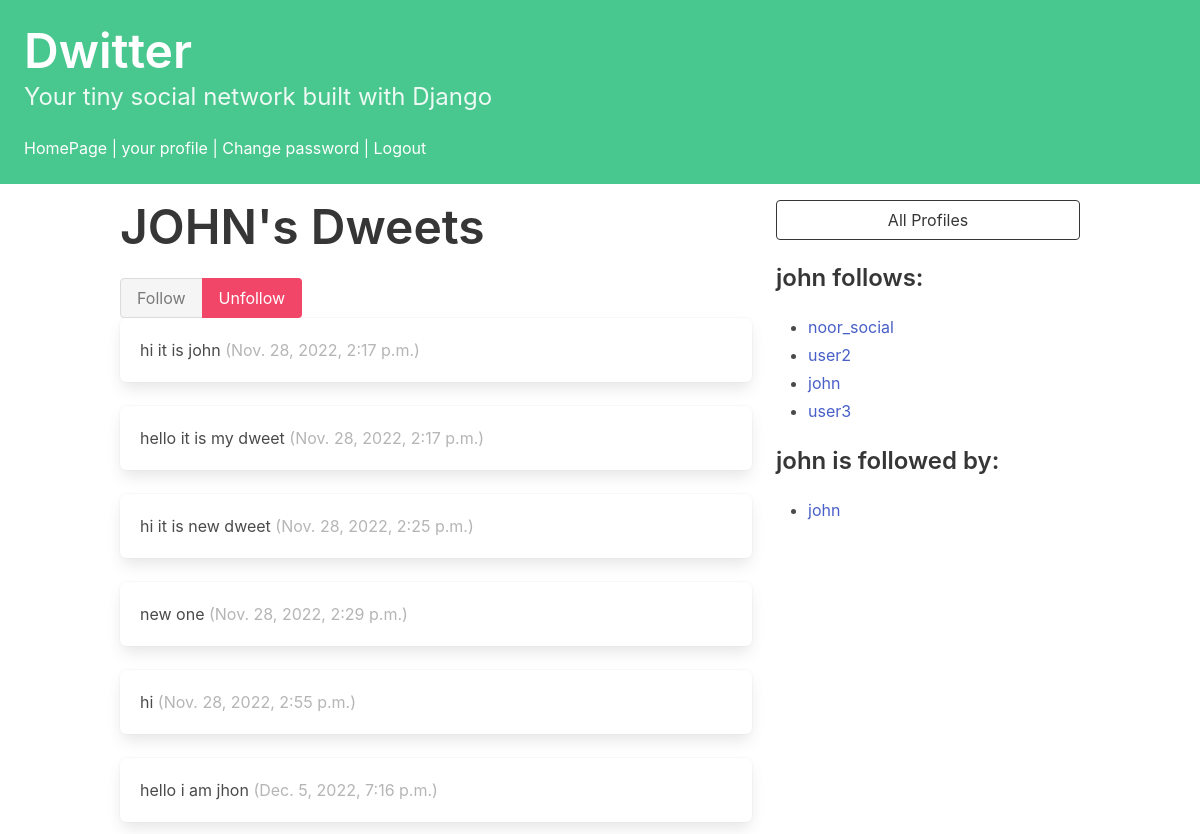
/profile/6 (signed in), run on the app's committed database.
### dwitter/models.py (models this page shows, shortened)
class Profile(models.Model):
    user = models.OneToOneField(User, on_delete=models.CASCADE)
    follows = models.ManyToManyField(
        "self",
        related_name="followed_by",
        symmetrical=False,#user do not need to re follow
        blank=True,#the user can have empty follower
        )
    def __str__(self):
        return self.user.username

class Dweet(models.Model):
    user = models.ForeignKey(User, related_name="dweets", on_delete=models.DO_NOTHING)#related_name:to access the dweets from the user
    body = models.CharField(max_length=140)
    created_at = models.DateTimeField(auto_now_add=True)

### dwitter/views.py (the view, shortened to what this page needs)
# urls.py: path("profile/<int:pk>", profile, name="profile"),
def profile(request,pk):
    if not hasattr(request.user, 'profile'):
        missing_profile = Profile(user=request.user)
        missing_profile.save()
    profile=Profile.objects.get(pk=pk)
    return render(request,"dwitter/profile.html",{"profile":profile})

### dwitter/templates/dwitter/profile.html (shortened to what this page needs)
{% extends 'base.html' %}
{% block content %}
<div class="column">
    <div class="block">
        <h1 class="title is-1">
            {{profile.user.username|upper}}'s Dweets
        </h1>
    </div>
    <form method="post">
        <div class="buttons has-addons">
            {% if profile in user.profile.follows.all %}
            <button class="button is-success is-static">Follow</button>
            <button class="button is-danger" name="follow" value="unfollow">Unfollow</button>
            {% else %}
            <button class="button is-success" name="follow" value="follow">Follow</button>
            <button class="button is-danger is-static">Unfollow</button>
            {% endif %}
        </div>
    </form>
    <div class="content">
        {% for dweet in profile.user.dweets.all %}
        <div class="box">
            {{ dweet.body }}
            <span class="is-small has-text-grey-light">
                ({{ dweet.created_at }})
            </span>
        </div>
        {% endfor %}
    </div>
</div>
<div class="column is-one-third">
    <div class="block">
        <a href="{% url 'dwitter:profile_list' %}">
            <button class="button is-dark is-outlined is-fullwidth">
                All Profiles
            </button>
        </a>
    </div>
    <div class="block">
        <h3 class="title is-4">
            {{profile.user.username}} follows:
        </h3>
        <div class="content">
            <ul>
                {% for following in profile.follows.all %}
                <li>
                    <a href="{% url 'dwitter:profile' following.id %}">
                        {{ following }}
                    </a>
                </li>
                {% endfor %}
            </ul>
        </div>
    </div>
    <div class="block">
        <h3 class="title is-4">
            {{profile.user.username}} is followed by:
        </h3>
        <div class="content">
            <ul>
                {% for follower in profile.followed_by.all %}
                <li>
                    <a href="{% url 'dwitter:profile' follower.id %}">
                        {{ follower }}
                    </a>
                </li>
                {% endfor %}
            </ul>
        </div>
    </div>
</div>
{% endblock content %}

### data on the page
Profile: user.username "JOHN", user.username "john"
Dweet: body "hi it is john", created_at "Nov. 28, 2022, 2:17 p.m."
Dweet: body "hello it is my dweet", created_at "Nov. 28, 2022, 2:17 p.m."
Dweet: body "hi it is new dweet", created_at "Nov. 28, 2022, 2:25 p.m."
Dweet: body "new one", created_at "Nov. 28, 2022, 2:29 p.m."
Dweet: body "hi", created_at "Nov. 28, 2022, 2:55 p.m."
Dweet: body "hello i am jhon", created_at "Dec. 5, 2022, 7:16 p.m."
Profile: user.username "noor_social"
Profile: user.username "user2"
Profile: user.username "user3"
